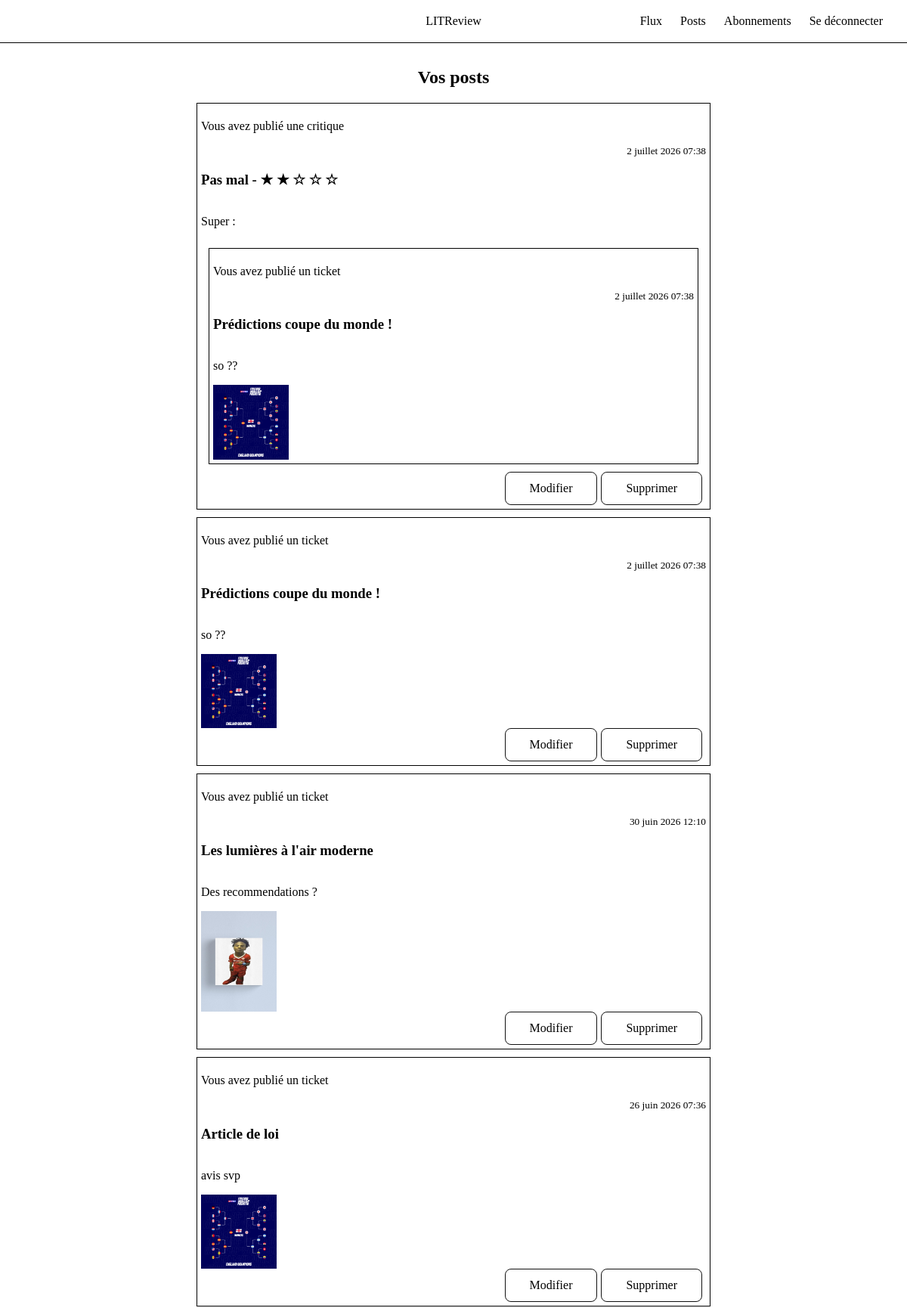
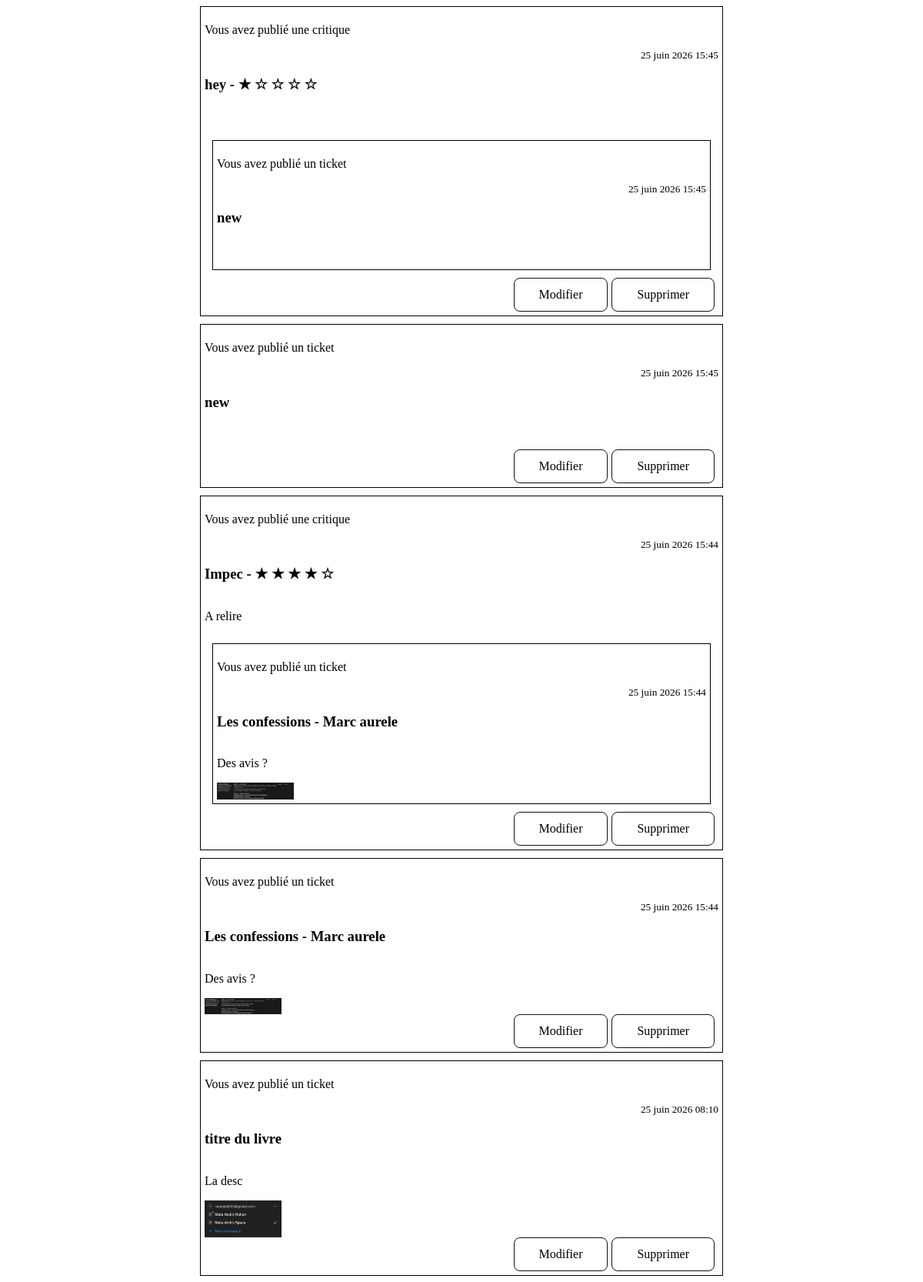
The app's page /posts/ (signed in, upper part) with its own data (2 pictures, top to bottom).
### feed/models.py (models this page shows)
class Review(models.Model):
    ticket = models.ForeignKey(to=Ticket, on_delete=models.CASCADE)
    rating = models.PositiveSmallIntegerField(validators=[MinValueValidator(0), MaxValueValidator(5)])
    headline = models.CharField(max_length=128)
    body = models.CharField(max_length=8192, blank=True)
    user = models.ForeignKey(to=settings.AUTH_USER_MODEL, on_delete=models.CASCADE)
    time_created = models.DateTimeField(auto_now_add=True)

class Ticket(models.Model):
    title = models.CharField(max_length=128, blank=False)
    description = models.CharField(max_length=2048, blank=True)
    image = models.ImageField(upload_to='tickets/images/', blank=True)
    user = models.ForeignKey(to=settings.AUTH_USER_MODEL, on_delete=models.CASCADE)
    time_created = models.DateTimeField(auto_now_add=True)

### feed/views.py (the view)
# urls.py: path('posts/', feed_views.posts, name='posts'),
@login_required(login_url = 'homepage')
def posts(request):
    if request.method == 'POST' and request.POST.get('action') == "delete" :
        data = request.POST
        content_type = data.get("content_type")
        pk = data.get("pk")
        if content_type == 'TICKET' :
            Ticket.objects.filter(pk=pk, user=request.user).delete()
        elif content_type == 'REVIEW' :
            Review.objects.filter(pk=pk, user=request.user).delete()
        return redirect('posts')
    else :
        tickets = Ticket.objects.filter(user=request.user)
        tickets = tickets.annotate(content_type=Value('TICKET', CharField()))
        reviews = Review.objects.filter(user=request.user)
        reviews = reviews.annotate(content_type=Value('REVIEW', CharField()))
        posts = sorted(chain(tickets, reviews), key=lambda post: post.time_created, reverse=True)
        return render(request, 'posts.html', context={'posts' : posts})

### feed/templates/posts.html (shortened to what this page needs)
<!DOCTYPE html>
<html lang="fr">
<head>
</head>
<body>
<header>
    <a href="{% url 'homepage' %}" class="logo">LITReview</a>
    <nav>
        <a href="{% url 'feed' %}">Flux</a>
        <a href="{% url 'posts' %}">Posts</a>
        <a href="{% url 'follows' %}">Abonnements</a>
        <a href="{% url 'logout' %}">Se déconnecter</a>
    </nav>
</header>
<main>
    {% if posts %}
        <h2 class="vosposts">Vos posts</h2>
        {% for post in posts %}
            {% if post.content_type == 'TICKET' %}
                <div class="box ticket">
                    <p>Vous avez publié un ticket</p>
                    <small>{{post.time_created}}</small>
                    <h3>{{ post.title }}</h3>
                    <p>{{ post.description }}</p>
                    {% if post.image %}
                        <img src="{{ post.image.url }}">
                    {% endif %}
                    <div class="buttons">
                        <a href="{% url 'edit_ticket' post.pk %}"><button type="button">Modifier</button></a>
                        <button type="button" onclick="openModal('{{ post.pk }}', 'TICKET')">Supprimer</button>
                    </div>
                </div>
            {% elif post.content_type == 'REVIEW' %}
                <div class="box review">
                    <p>Vous avez publié une critique</p>
                    <small>{{post.time_created}}</small>
                    <h3>{{ post.headline }} -
                    {% for i in "12345" %}
                        {% if forloop.counter <= post.rating %}
                            ★
                        {% else %}
                            ☆
                        {% endif %}
                    {% endfor %}
                    </h3>
                    <p>{{ post.body }}</p>
                    <div class="box ticket">
                        <p>Vous avez publié un ticket</p>
                        <small>{{post.ticket.time_created}}</small>
                        <h3>{{ post.ticket.title }}</h3>
                        <p>{{ post.ticket.description }}</p>
                        {% if post.ticket.image %}
                            <img src="{{ post.ticket.image.url }}">
                        {% endif %}
                    </div>
                    <div class="buttons">
                        <a href="{% url 'edit_review' post.pk %}"><button type="button">Modifier</button></a>
                        <button type="button" onclick="openModal('{{ post.pk }}', 'REVIEW')">Supprimer</button>
                    </div>
                </div>
            {% endif %}
        {% endfor %}
    {% else %}
            <p class="posts-empty">Vous n'avez publié aucun post pour le moment.</p>
    {% endif %}
</main>
</body>
</html>

### feed/templates/posts.html (style rules this page uses)
body { font-family: 'Georgia', serif; background: white; color: black; margin: 0; }
header { border-bottom: 1px solid black; padding: 1.2rem 2rem; display: flex; align-items: center; justify-content: center; position: relative; }
header a.logo { text-decoration: none; color: black; }
nav { position: absolute; right: 2rem; display: flex; gap: 1.5rem; }
nav a { text-decoration: none; color: black; }
main { max-width: 700px; margin: 2rem auto; padding: 0 1rem; }
button { padding: 0.75rem 2rem; border: 1px solid #111; border-radius: 8px; background: transparent; font-family: 'Georgia', serif; font-size: 1rem; cursor: pointer; }
.vosposts { display: flex; justify-content: center; }
.box { display: flex; flex-direction: column; padding: 5px; border: 1px solid black; margin : 10px; }
.box img { width: 100px; }
.box small { margin-left: auto; }
button { cursor: pointer; margin-right: 5px; }
.buttons { display: flex; margin-left: auto; }

### records on screen
Review: time_created "2 juillet 2026 07:38", headline "Pas mal", rating 2 (drawn), body "Super :", ticket.time_created "2 juillet 2026 07:38", ticket "Prédictions coupe du monde !", ticket.description "so ??", ticket.image (picture)
Ticket: time_created "2 juillet 2026 07:38", title "Prédictions coupe du monde !", description "so ??", image (picture)
Ticket: time_created "30 juin 2026 12:10", title "Les lumières à l'air moderne", description "Des recommendations ?", image (picture)
Ticket: time_created "26 juin 2026 07:36", title "Article de loi", description "avis svp", image (picture)
Review: time_created "25 juin 2026 15:45", headline "hey", rating 1 (drawn), ticket.time_created "25 juin 2026 15:45", ticket "new"
Ticket: time_created "25 juin 2026 15:45", title "new"
Review: time_created "25 juin 2026 15:44", headline "Impec", rating 4 (drawn), body "A relire", ticket.time_created "25 juin 2026 15:44", ticket "Les confessions - Marc aurele", ticket.description "Des avis ?", ticket.image (picture)
Ticket: time_created "25 juin 2026 15:44", title "Les confessions - Marc aurele", description "Des avis ?", image (picture)
Ticket: time_created "25 juin 2026 08:10", title "titre du livre", description "La desc", image (picture)
